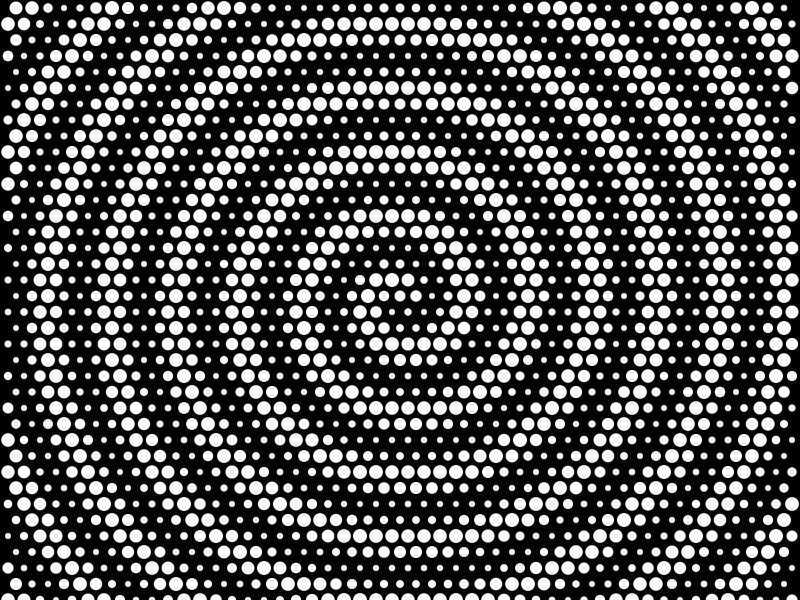
Frame 1 (no input)
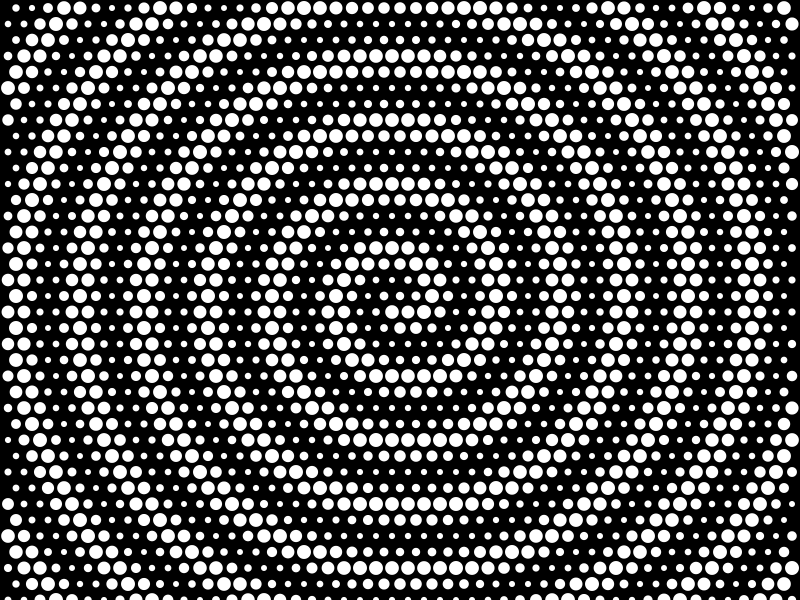
Frame 60 (the mouse pressed at the canvas centre just before this capture)
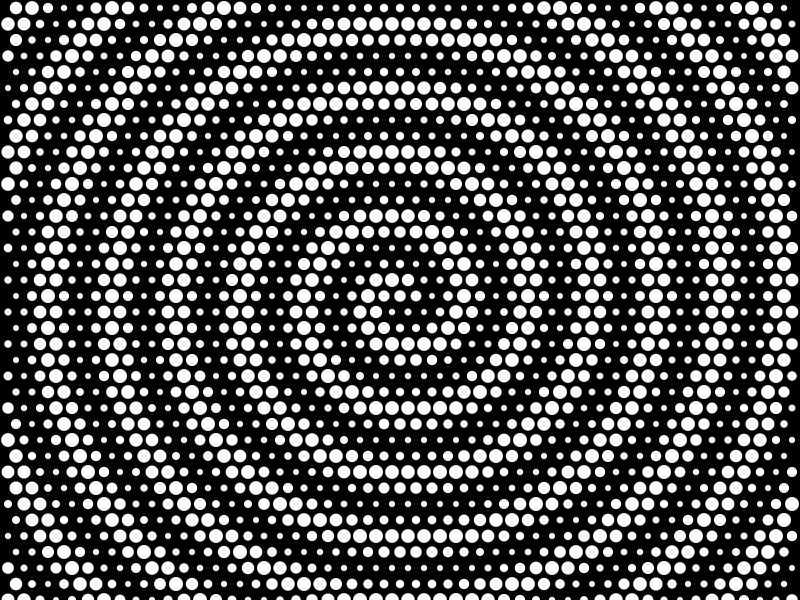
Frame 120 (the mouse held since frame 60 and released just before this capture)

The Processing sketch that drew these frames (run headless with seeded random() and noise(); from frame 60 on, the mouse is pressed at the canvas centre):

// Processing sketch: processing_152505
// ── processing_152505.pde

float spacing = 16;
float meanDiam = 8;
void setup(){
  size(800,600);
  ellipseMode(CENTER);
  noStroke();
  fill(255);
  mouseX = width/2;
  mouseY = height/2;
}
void draw(){
  background(0);
  int flipFlop = 1;
  for(float y=spacing/2;y<width;y+=spacing){
    flipFlop = (flipFlop+1)%2;
    for(float x=spacing*(1-flipFlop*0.5);x<width;x+=spacing){
      float dx = x-mouseX;
      float dy = y-mouseY;
      float radius = mag(dy,dx);
      float angle = atan2(dy,dx)-frameCount*TWO_PI/40;
      float variation = meanDiam/2*cos(radius*TWO_PI/spacing/4+angle);
      float varried = meanDiam*1.25+variation;
      ellipse(x,y,varried,varried);
    }
  }
}
